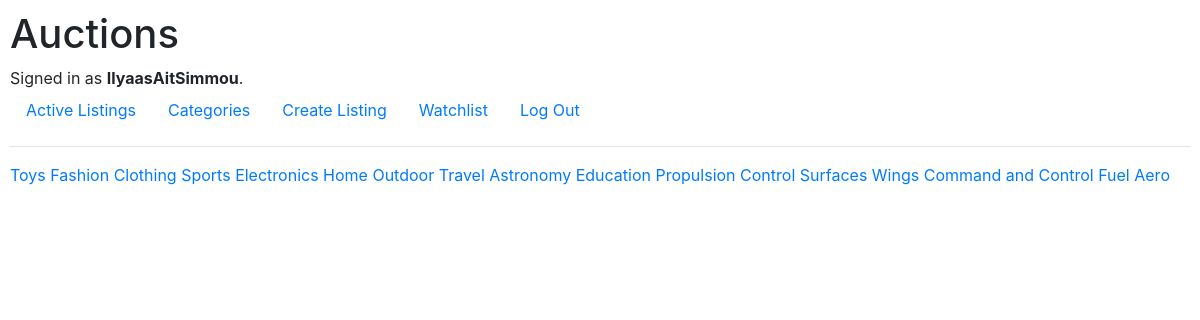
Page /categories (signed in) on the committed database.
### auctions/models.py (models this page shows)
class User(AbstractUser):
    pass

class Category(models.Model):
    categoryName = models.CharField(max_length=50)
    def __str__(self):
        return f"{self.categoryName}"

### auctions/views.py (the view)
# urls.py: path("categories", views.Categories, name="categories"),
def Categories(request):
    return render(request, "auctions/categories.html", {
        "categories": Category.objects.all()
    })

### auctions/templates/auctions/categories.html
{% extends "auctions/layout.html" %}
{% block body %}
    {% for category in categories %}
        <a href="category_list/{{category}}"> {{category}} </a>
    {% endfor %}
{% endblock %}

### auctions/templates/auctions/layout.html (shortened to what this page needs)
{% load static %}
<!DOCTYPE html>
<html lang="en">
    <head>
        <link rel="stylesheet" href="https://stackpath.bootstrapcdn.com/bootstrap/4.4.1/css/bootstrap.min.css">
        <link href="{% static 'auctions/styles.css' %}" rel="stylesheet">
    </head>
    <body>
        <h1>Auctions</h1>
        <div>
            {% if user.is_authenticated %}
                Signed in as <strong>{{ user.username }}</strong>.
            {% else %}
                Not signed in.
            {% endif %}
        </div>
        <ul class="nav">
            <li class="nav-item">
                <a class="nav-link" href="{% url 'index' %}">Active Listings</a>
            </li>
            <li class="nav-item">
                <a class="nav-link" href="{% url 'categories' %}">Categories</a>
            </li>
            {% if user.is_authenticated %}
                <li class="nav-item">
                    <a class="nav-link" href="{% url 'create_listing' %}">Create Listing</a>
                </li>
                <li class="nav-item">
                    <a class="nav-link" href="{% url 'watchlist' %}">Watchlist</a>
                </li>
                <li class="nav-item">
                    <a class="nav-link" href="{% url 'logout' %}">Log Out</a>
                </li>
            {% endif %}
        </ul>
        <hr>
        {% block body %}
        {% endblock %}
    </body>
</html>

### auctions/static/auctions/styles.css (style rules this page uses)
body { padding: 10px; }

### rows in the picture
User: username "IlyaasAitSimmou"
Category: categoryName "Toys"
Category: categoryName "Fashion"
Category: categoryName "Clothing"
Category: categoryName "Sports"
Category: categoryName "Electronics"
Category: categoryName "Home"
Category: categoryName "Outdoor"
Category: categoryName "Travel"
Category: categoryName "Astronomy"
Category: categoryName "Education"
Category: categoryName "Propulsion"
Category: categoryName "Control Surfaces"
Category: categoryName "Wings"
Category: categoryName "Command and Control"
Category: categoryName "Fuel"
Category: categoryName "Aero"
